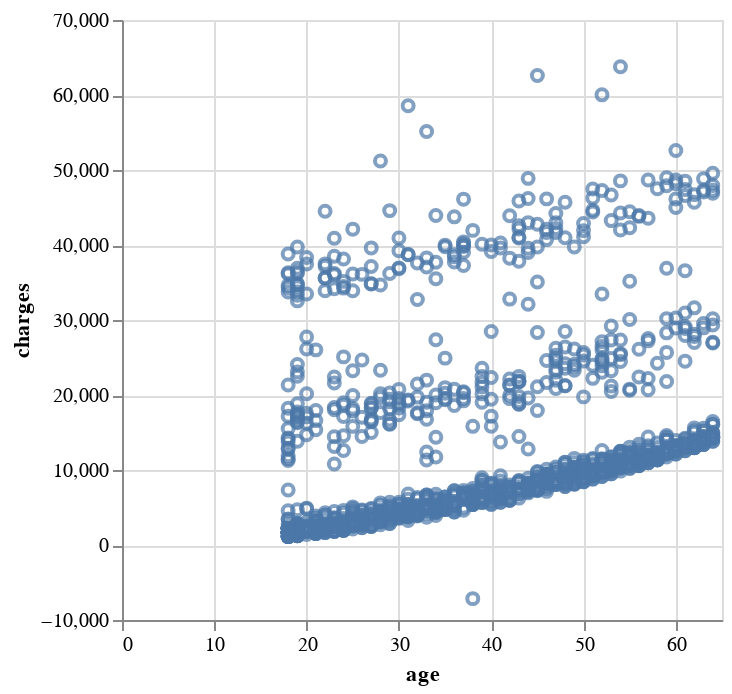

Notebook code for this chart:
### Markdown cell above
#### O) Create a scatterplot with „charges“ vs age. Comment this plot.

### Code cell
df.plot.scatter(x="age", y="charges")

### Figure 1 — Vega-Lite specification as saved in the notebook (floating-point values rounded to 4 significant figures; data arrays with more than 128 entries replaced by an {"elided": "..."} marker saying what was removed)
{"config": {"view": {"continuousWidth": 300, "continuousHeight": 300}}, "data": {"name": "data-64b2f899465d42fcbb02d2e5e7dd0db3"}, "mark": {"type": "point", "tooltip": true}, "encoding": {"x": {"field": "age", "type": "quantitative"}, "y": {"field": "charges", "type": "quantitative"}}, "params": [{"name": "param_5", "select": {"type": "interval", "encodings": ["x", "y"]}, "bind": "scales"}], "$schema": "https://vega.github.io/schema/vega-lite/v5.20.1.json", "datasets": {"data-64b2f899465d42fcbb02d2e5e7dd0db3": {"elided": "1337 records"}}}
